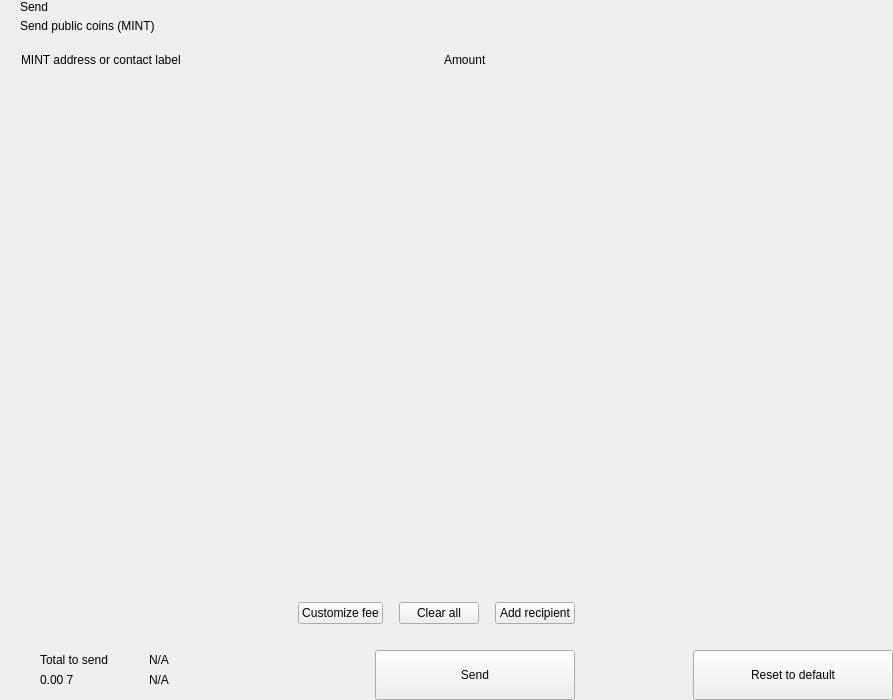
<?xml version="1.0" encoding="UTF-8"?>
<ui version="4.0">
 <class>send</class>
 <widget class="QWidget" name="send">
  <property name="geometry">
   <rect>
    <x>0</x>
    <y>0</y>
    <width>893</width>
    <height>700</height>
   </rect>
  </property>
  <property name="windowTitle">
   <string>Form</string>
  </property>
  <layout class="QHBoxLayout" name="horizontalLayout_2" stretch="2,1">
   <property name="spacing">
    <number>0</number>
   </property>
   <property name="leftMargin">
    <number>0</number>
   </property>
   <property name="topMargin">
    <number>0</number>
   </property>
   <property name="rightMargin">
    <number>0</number>
   </property>
   <property name="bottomMargin">
    <number>0</number>
   </property>
   <item>
    <widget class="QWidget" name="left" native="true">
     <layout class="QVBoxLayout" name="verticalLayout_3">
      <property name="spacing">
       <number>0</number>
      </property>
      <property name="leftMargin">
       <number>0</number>
      </property>
      <property name="topMargin">
       <number>0</number>
      </property>
      <property name="rightMargin">
       <number>0</number>
      </property>
      <property name="bottomMargin">
       <number>0</number>
      </property>
      <item>
       <layout class="QVBoxLayout" name="verticalLayout_22" stretch="0,0,0,1,0,0,0,0">
        <property name="spacing">
         <number>0</number>
        </property>
        <item>
         <layout class="QHBoxLayout" name="horizontalLayout_3">
          <property name="spacing">
           <number>0</number>
          </property>
          <property name="leftMargin">
           <number>20</number>
          </property>
          <property name="rightMargin">
           <number>20</number>
          </property>
          <item>
           <layout class="QVBoxLayout" name="verticalLayout">
            <property name="spacing">
             <number>5</number>
            </property>
            <item>
             <widget class="QLabel" name="labelTitle">
              <property name="text">
               <string>Send</string>
              </property>
              <property name="alignment">
               <set>Qt::AlignLeading|Qt::AlignLeft|Qt::AlignVCenter</set>
              </property>
             </widget>
            </item>
            <item>
             <widget class="QLabel" name="labelSubtitle1">
              <property name="text">
               <string>Send public coins (MINT)</string>
              </property>
             </widget>
            </item>
           </layout>
          </item>
          <item>
           <spacer name="horizontalSpacer">
            <property name="orientation">
             <enum>Qt::Horizontal</enum>
            </property>
            <property name="sizeHint" stdset="0">
             <size>
              <width>40</width>
              <height>20</height>
             </size>
            </property>
           </spacer>
          </item>
         </layout>
        </item>
        <item>
         <spacer name="verticalSpacer_2">
          <property name="orientation">
           <enum>Qt::Vertical</enum>
          </property>
          <property name="sizeType">
           <enum>QSizePolicy::Fixed</enum>
          </property>
          <property name="sizeHint" stdset="0">
           <size>
            <width>20</width>
            <height>20</height>
           </size>
          </property>
         </spacer>
        </item>
        <item>
         <layout class="QHBoxLayout" name="horizontalLayout" stretch="6,0,2">
          <property name="spacing">
           <number>0</number>
          </property>
          <property name="leftMargin">
           <number>10</number>
          </property>
          <property name="topMargin">
           <number>0</number>
          </property>
          <property name="rightMargin">
           <number>20</number>
          </property>
          <property name="bottomMargin">
           <number>0</number>
          </property>
          <item>
           <widget class="QLabel" name="labelSubtitleAddress">
            <property name="styleSheet">
             <string notr="true">margin-left:8px;</string>
            </property>
            <property name="text">
             <string>MINT address or contact label</string>
            </property>
           </widget>
          </item>
          <item>
           <spacer name="horizontalSpacer_3">
            <property name="orientation">
             <enum>Qt::Horizontal</enum>
            </property>
            <property name="sizeType">
             <enum>QSizePolicy::Fixed</enum>
            </property>
            <property name="sizeHint" stdset="0">
             <size>
              <width>40</width>
              <height>1</height>
             </size>
            </property>
           </spacer>
          </item>
          <item>
           <widget class="QLabel" name="labelSubtitleAmount">
            <property name="text">
             <string>Amount</string>
            </property>
           </widget>
          </item>
         </layout>
        </item>
        <item>
         <widget class="QScrollArea" name="scrollArea">
          <property name="minimumSize">
           <size>
            <width>0</width>
            <height>350</height>
           </size>
          </property>
          <property name="styleSheet">
           <string notr="true">#scrollArea {
            background:transparent;
            margin-top:10px;
}</string>
          </property>
          <property name="horizontalScrollBarPolicy">
           <enum>Qt::ScrollBarAlwaysOff</enum>
          </property>
          <property name="sizeAdjustPolicy">
           <enum>QAbstractScrollArea::AdjustIgnored</enum>
          </property>
          <property name="widgetResizable">
           <bool>true</bool>
          </property>
          <property name="alignment">
           <set>Qt::AlignLeading|Qt::AlignLeft|Qt::AlignTop</set>
          </property>
          <widget class="QWidget" name="scrollAreaWidgetContents">
           <property name="geometry">
            <rect>
             <x>0</x>
             <y>0</y>
             <width>591</width>
             <height>16</height>
            </rect>
           </property>
           <property name="sizePolicy">
            <sizepolicy hsizetype="Preferred" vsizetype="Maximum">
             <horstretch>0</horstretch>
             <verstretch>0</verstretch>
            </sizepolicy>
           </property>
           <property name="autoFillBackground">
            <bool>false</bool>
           </property>
           <property name="styleSheet">
            <string notr="true">#scrollAreaWidgetContents {
             background:transparent;
             }</string>
           </property>
           <layout class="QVBoxLayout" name="verticalLayout_7">
            <property name="spacing">
             <number>0</number>
            </property>
            <property name="sizeConstraint">
             <enum>QLayout::SetDefaultConstraint</enum>
            </property>
            <property name="leftMargin">
             <number>0</number>
            </property>
            <property name="topMargin">
             <number>0</number>
            </property>
            <property name="rightMargin">
             <number>0</number>
            </property>
            <property name="bottomMargin">
             <number>0</number>
            </property>
           </layout>
          </widget>
         </widget>
        </item>
        <item>
         <spacer name="verticalSpacer_4">
          <property name="orientation">
           <enum>Qt::Vertical</enum>
          </property>
          <property name="sizeType">
           <enum>QSizePolicy::Fixed</enum>
          </property>
          <property name="sizeHint" stdset="0">
           <size>
            <width>20</width>
            <height>20</height>
           </size>
          </property>
         </spacer>
        </item>
        <item>
         <layout class="QHBoxLayout" name="horizontalLayout_20">
          <property name="spacing">
           <number>6</number>
          </property>
          <property name="leftMargin">
           <number>20</number>
          </property>
          <property name="rightMargin">
           <number>20</number>
          </property>
          <item>
           <spacer name="horizontalSpacer_4">
            <property name="orientation">
             <enum>Qt::Horizontal</enum>
            </property>
            <property name="sizeHint" stdset="0">
             <size>
              <width>10</width>
              <height>20</height>
             </size>
            </property>
           </spacer>
          </item>
          <item>
           <widget class="QPushButton" name="pushButtonFee">
            <property name="focusPolicy">
             <enum>Qt::NoFocus</enum>
            </property>
            <property name="text">
             <string>Customize fee</string>
            </property>
           </widget>
          </item>
          <item>
           <spacer name="horizontalSpacer_11">
            <property name="orientation">
             <enum>Qt::Horizontal</enum>
            </property>
            <property name="sizeType">
             <enum>QSizePolicy::Minimum</enum>
            </property>
            <property name="sizeHint" stdset="0">
             <size>
              <width>10</width>
              <height>20</height>
             </size>
            </property>
           </spacer>
          </item>
          <item>
           <widget class="QPushButton" name="pushButtonClear">
            <property name="focusPolicy">
             <enum>Qt::NoFocus</enum>
            </property>
            <property name="layoutDirection">
             <enum>Qt::RightToLeft</enum>
            </property>
            <property name="text">
             <string>Clear all</string>
            </property>
           </widget>
          </item>
          <item>
           <spacer name="horizontalSpacer_6">
            <property name="orientation">
             <enum>Qt::Horizontal</enum>
            </property>
            <property name="sizeType">
             <enum>QSizePolicy::Fixed</enum>
            </property>
            <property name="sizeHint" stdset="0">
             <size>
              <width>10</width>
              <height>20</height>
             </size>
            </property>
           </spacer>
          </item>
          <item>
           <widget class="QPushButton" name="pushButtonAddRecipient">
            <property name="focusPolicy">
             <enum>Qt::NoFocus</enum>
            </property>
            <property name="text">
             <string>Add recipient</string>
            </property>
           </widget>
          </item>
         </layout>
        </item>
        <item>
         <spacer name="verticalSpacer">
          <property name="orientation">
           <enum>Qt::Vertical</enum>
          </property>
          <property name="sizeType">
           <enum>QSizePolicy::Fixed</enum>
          </property>
          <property name="sizeHint" stdset="0">
           <size>
            <width>20</width>
            <height>16</height>
           </size>
          </property>
         </spacer>
        </item>
        <item>
         <layout class="QHBoxLayout" name="horizontalLayout_7">
          <property name="rightMargin">
           <number>20</number>
          </property>
          <item>
           <layout class="QHBoxLayout" name="horizontalLayout_10">
            <property name="spacing">
             <number>0</number>
            </property>
            <property name="leftMargin">
             <number>8</number>
            </property>
            <item>
             <widget class="QStackedWidget" name="stackedWidget">
              <property name="minimumSize">
               <size>
                <width>0</width>
                <height>60</height>
               </size>
              </property>
              <property name="maximumSize">
               <size>
                <width>16777215</width>
                <height>60</height>
               </size>
              </property>
              <widget class="QWidget" name="page1">
               <layout class="QVBoxLayout" name="verticalLayout_71" stretch="0">
                <property name="spacing">
                 <number>6</number>
                </property>
                <property name="leftMargin">
                 <number>12</number>
                </property>
                <property name="topMargin">
                 <number>0</number>
                </property>
                <property name="rightMargin">
                 <number>0</number>
                </property>
                <property name="bottomMargin">
                 <number>0</number>
                </property>
                <item>
                 <widget class="QWidget" name="coinWidget" native="true">
                  <property name="minimumSize">
                   <size>
                    <width>0</width>
                    <height>60</height>
                   </size>
                  </property>
                  <property name="maximumSize">
                   <size>
                    <width>16777215</width>
                    <height>60</height>
                   </size>
                  </property>
                  <layout class="QHBoxLayout" name="horizontalLayout_9">
                   <property name="spacing">
                    <number>0</number>
                   </property>
                   <property name="leftMargin">
                    <number>20</number>
                   </property>
                   <property name="topMargin">
                    <number>10</number>
                   </property>
                   <property name="rightMargin">
                    <number>20</number>
                   </property>
                   <property name="bottomMargin">
                    <number>10</number>
                   </property>
                   <item>
                    <layout class="QVBoxLayout" name="verticalSend">
                     <property name="spacing">
                      <number>0</number>
                     </property>
                     <item>
                      <widget class="QLabel" name="labelTitleTotalSend">
                       <property name="text">
                        <string>Total to send</string>
                       </property>
                      </widget>
                     </item>
                     <item>
                      <widget class="QLabel" name="labelAmountSend">
                       <property name="text">
                        <string notr="true">0.00 7</string>
                       </property>
                      </widget>
                     </item>
                    </layout>
                   </item>
                   <item>
                    <spacer name="horizontalSpacer_9">
                     <property name="orientation">
                      <enum>Qt::Horizontal</enum>
                     </property>
                     <property name="sizeType">
                      <enum>QSizePolicy::Fixed</enum>
                     </property>
                     <property name="sizeHint" stdset="0">
                      <size>
                       <width>20</width>
                       <height>20</height>
                      </size>
                     </property>
                    </spacer>
                   </item>
                   <item>
                    <widget class="QLabel" name="labelLine">
                     <property name="minimumSize">
                      <size>
                       <width>1</width>
                       <height>0</height>
                      </size>
                     </property>
                     <property name="maximumSize">
                      <size>
                       <width>1</width>
                       <height>16777215</height>
                      </size>
                     </property>
                     <property name="text">
                      <string/>
                     </property>
                    </widget>
                   </item>
                   <item>
                    <spacer name="horizontalSpacer_10">
                     <property name="orientation">
                      <enum>Qt::Horizontal</enum>
                     </property>
                     <property name="sizeType">
                      <enum>QSizePolicy::Fixed</enum>
                     </property>
                     <property name="sizeHint" stdset="0">
                      <size>
                       <width>20</width>
                       <height>20</height>
                      </size>
                     </property>
                    </spacer>
                   </item>
                   <item>
                    <layout class="QVBoxLayout" name="verticalRemaining">
                     <property name="spacing">
                      <number>0</number>
                     </property>
                     <item>
                      <widget class="QLabel" name="labelTitleTotalRemaining">
                       <property name="text">
                        <string notr="true">N/A</string>
                       </property>
                      </widget>
                     </item>
                     <item>
                      <widget class="QLabel" name="labelAmountRemaining">
                       <property name="text">
                        <string notr="true">N/A</string>
                       </property>
                      </widget>
                     </item>
                    </layout>
                   </item>
                  </layout>
                 </widget>
                </item>
               </layout>
              </widget>
              <widget class="QWidget" name="page_2"/>
             </widget>
            </item>
           </layout>
          </item>
          <item>
           <spacer name="horizontalSpacer_5">
            <property name="orientation">
             <enum>Qt::Horizontal</enum>
            </property>
            <property name="sizeType">
             <enum>QSizePolicy::Expanding</enum>
            </property>
            <property name="sizeHint" stdset="0">
             <size>
              <width>40</width>
              <height>20</height>
             </size>
            </property>
           </spacer>
          </item>
          <item alignment="Qt::AlignBottom">
           <widget class="QPushButton" name="pushButtonSave">
            <property name="minimumSize">
             <size>
              <width>200</width>
              <height>50</height>
             </size>
            </property>
            <property name="maximumSize">
             <size>
              <width>200</width>
              <height>50</height>
             </size>
            </property>
            <property name="focusPolicy">
             <enum>Qt::NoFocus</enum>
            </property>
            <property name="text">
             <string>Send</string>
            </property>
           </widget>
          </item>
         </layout>
        </item>
       </layout>
      </item>
     </layout>
    </widget>
   </item>
   <item>
    <widget class="QWidget" name="right" native="true">
     <layout class="QVBoxLayout" name="verticalLayout_5">
      <property name="leftMargin">
       <number>0</number>
      </property>
      <property name="topMargin">
       <number>0</number>
      </property>
      <property name="rightMargin">
       <number>0</number>
      </property>
      <property name="bottomMargin">
       <number>0</number>
      </property>
      <item>
       <layout class="QVBoxLayout" name="verticalLayout_4">
        <property name="spacing">
         <number>6</number>
        </property>
        <item>
         <widget class="OptionButton" name="btnCoinControl" native="true">
          <property name="minimumSize">
           <size>
            <width>0</width>
            <height>50</height>
           </size>
          </property>
         </widget>
        </item>
        <item>
         <widget class="OptionButton" name="btnChangeAddress" native="true">
          <property name="minimumSize">
           <size>
            <width>0</width>
            <height>50</height>
           </size>
          </property>
         </widget>
        </item>
        <item>
         <widget class="OptionButton" name="btnUri" native="true">
          <property name="minimumSize">
           <size>
            <width>0</width>
            <height>50</height>
           </size>
          </property>
         </widget>
        </item>
        <item>
         <spacer name="verticalSpacer_5">
          <property name="orientation">
           <enum>Qt::Vertical</enum>
          </property>
          <property name="sizeHint" stdset="0">
           <size>
            <width>20</width>
            <height>40</height>
           </size>
          </property>
         </spacer>
        </item>
        <item>
         <layout class="QHBoxLayout" name="horizontalLayout_8">
          <item>
           <spacer name="horizontalSpacer_7">
            <property name="orientation">
             <enum>Qt::Horizontal</enum>
            </property>
            <property name="sizeHint" stdset="0">
             <size>
              <width>40</width>
              <height>20</height>
             </size>
            </property>
           </spacer>
          </item>
          <item>
           <widget class="QPushButton" name="pushButtonReset">
            <property name="minimumSize">
             <size>
              <width>200</width>
              <height>50</height>
             </size>
            </property>
            <property name="maximumSize">
             <size>
              <width>200</width>
              <height>50</height>
             </size>
            </property>
            <property name="focusPolicy">
             <enum>Qt::NoFocus</enum>
            </property>
            <property name="text">
             <string>Reset to default</string>
            </property>
           </widget>
          </item>
         </layout>
        </item>
       </layout>
      </item>
     </layout>
    </widget>
   </item>
  </layout>
 </widget>
 <customwidgets>
  <customwidget>
   <class>OptionButton</class>
   <extends>QWidget</extends>
   <header>qt/mintrax/optionbutton.h</header>
   <container>1</container>
  </customwidget>
 </customwidgets>
 <resources/>
 <connections/>
</ui>
